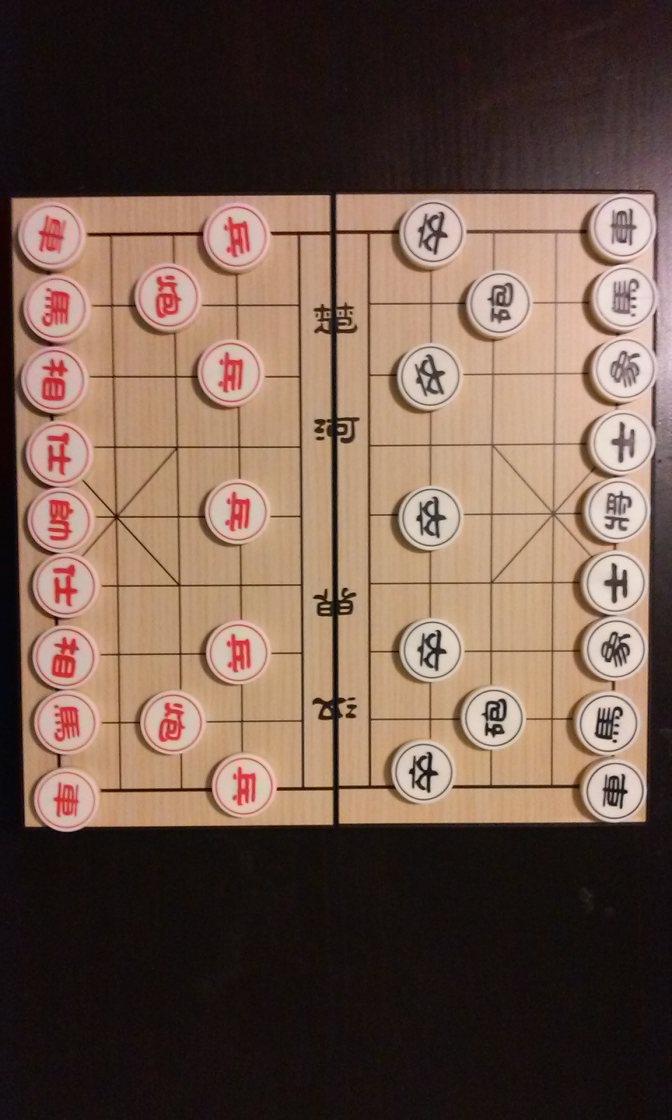
%> input picture DigitalImageProcessing/ChineseChessStateRecognition/Yu_code/Chinese_Chess_State_Recognition_Code/Database/view_2.jpg, 1344 x 2240 px (shown at 1/2 size); its folder holds only this picture in this run
$ octave detect_game.m   (GNU Octave 9; MATLAB toolbox functions it lacks are replaced by stand-ins)
%> lines starting %> are read from the running program, lines starting %| are printed output that depends on the picture; in (x1, y1, x2, y2) boxes, pixels count from 0 and x2, y2 are one past the last pixel; in counts of white or black regions, pixels touching at a corner belong together; the program's own positions count from 1
### DigitalImageProcessing/ChineseChessStateRecognition/Yu_code/Chinese_Chess_State_Recognition_Code/chess_state_detection.m
function piece_infos = chess_state_detection(im_board_orig_color)
    if nargin == 0
        run('/Applications/MATLAB_R2015a.app/toolbox/vlfeat-0.9.20/toolbox/vl_setup.m');
        im_board_orig_color = imresize(im2double(imread('Database/view_1.jpg')),1);
    end
    im_board_golden_color = im2double(imread('board_empty_golden.jpg'));
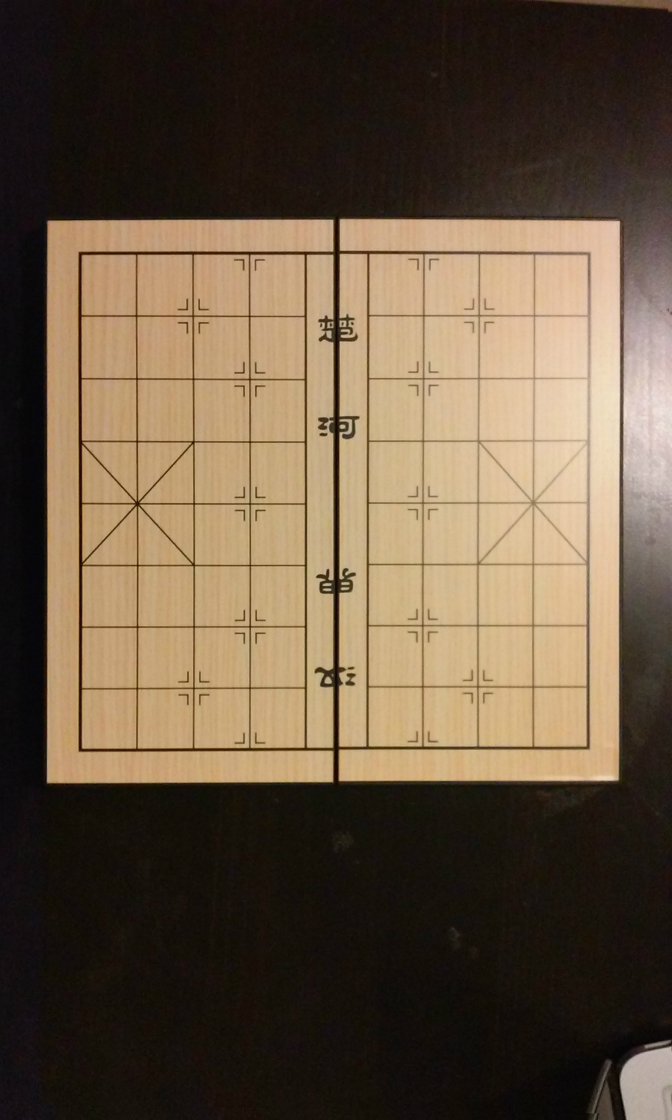
%> input picture DigitalImageProcessing/ChineseChessStateRecognition/Yu_code/Chinese_Chess_State_Recognition_Code/board_empty_golden.jpg, 1344 x 2240 px (shown at 1/2 size)
    im_board_golden = rgb2gray(im_board_golden_color);
    figure;
    imshow(im_board_orig_color);
    im_board_top_down = transform_board(im_board_orig_color, im_board_golden);
    figure;
    imshow(0.5*(im_board_top_down+im_board_golden_color));
    piece_infos = char_recognition(im_board_top_down);
    piece_infos = color_recognition(piece_infos);
%     piece_infos = [];
end

### DigitalImageProcessing/ChineseChessStateRecognition/Yu_code/Chinese_Chess_State_Recognition_Code/transform_board.m
function im_result = transform_board(im_color, im_board_golden)
    [height, width, ~] = size(im_color);
%> height = 2240; width = 1344
    im_board_orig_color = padarray(im_color, [max(height,width)-height,max(height,width)-width, 0]);
    im_board_orig = rgb2gray(im_board_orig_color);
    board_mask = generate_board_mask(im_board_orig);
    [T, corners, corners_golden] = find_homography_transformation(board_mask);
    im_result = align_and_crop(im_board_orig_color, im_board_golden, T, corners, corners_golden);
end

function board_mask = generate_board_mask(im_board)
    [height, width] = size(im_board);
%> height = 2240; width = 3136
    thresh = graythresh(im_board);
%> thresh = 0.333
    im_board_only_bw = im2bw(im_board, thresh);
%> im_board_only_bw: size 2240x3136 logical; 21.6% white; 174 white regions (145 under 20 px), largest, box (x1, y1, x2, y2) and area: (1568, 295, 2240, 1648) 699827, (919, 390, 1563, 1664) 669979, (1568, 467, 1634, 1572) 64445
    figure;
    subplot(2,5,1);
    imshow(im_board);
    subplot(2,5,2);
    imshow(im_board_only_bw);
    im_board_only_bw = imfill(im_board_only_bw, 'holes');
%> im_board_only_bw: size 2240x3136 logical; 22.3% white; 123 white regions (106 under 20 px), largest, box (x1, y1, x2, y2) and area: (1568, 295, 2240, 1648) 734773, (919, 390, 1563, 1664) 687113, (1568, 467, 1634, 1572) 64854
    subplot(2,5,3);
    imshow(im_board_only_bw);
    se = strel('disk', fix(height/500), 4);
%> se = {Dimensionality 2}
    im_board_only_bw = imerode(im_board_only_bw, se);
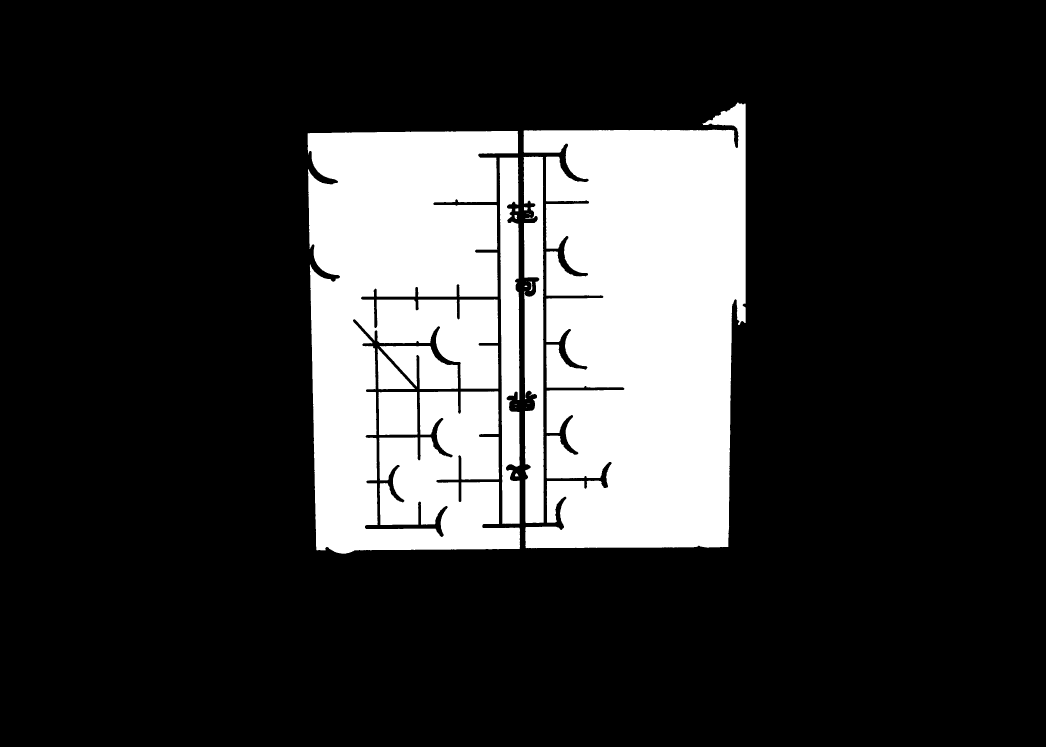
%> im_board_only_bw: size 2240x3136 logical (shown at 1/3 size); 21.1% white; 20 white regions (7 under 20 px)
    subplot(2,5,4);
    imshow(im_board_only_bw);
    STATS=regionprops(im_board_only_bw,'Area','Centroid','BoundingBox');
%> STATS = 20 regions; largest, box (x1, y1, x2, y2), Area and Centroid: (1571, 307, 2237, 1645) 709227 [1930 997.8], (923, 393, 1560, 1661) 623298 [1216.5 1003.1], (1571, 470, 1631, 1569) 55709 [1603.7 1025.8], (1499, 473, 1559, 1572) 54083 [1529.6 1012.7], (1139, 1038, 1374, 1167) 18098 [1272.3 1101.6]
    area=cat(1,STATS.Area);
%> area = 20 values, max 709227 at index 11, min 1 at index 15, mean 74120.1
    im_board_only_bw = bwareaopen(im_board_only_bw,fix(max(area(:))*0.5));
%> im_board_only_bw: size 2240x3136 logical; 19% white; 2 white regions, box (x1, y1, x2, y2) and area: (1571, 307, 2237, 1645) 709227, (923, 393, 1560, 1661) 623298
    subplot(2,5,5);
    imshow(im_board_only_bw);
    se = strel('disk', fix(height/500), 4);
    im_board_only_bw = imdilate(im_board_only_bw, se);
%> im_board_only_bw: size 2240x3136 logical; 19.8% white; 2 white regions, box (x1, y1, x2, y2) and area: (1568, 304, 2240, 1648) 733741, (920, 390, 1563, 1664) 657658
    subplot(2,5,6);
    imshow(im_board_only_bw);
    se = strel('disk', fix(height/50), 4);
    im_board_only_bw = imdilate(im_board_only_bw, se);
%> im_board_only_bw: size 2240x3136 logical; 25.4% white; 1 white region, box (x1, y1, x2, y2) and area: (877, 261, 2283, 1707) 1786186
    subplot(2,5,7);
    imshow(im_board_only_bw);
    im_board_only_bw = imfill(im_board_only_bw, 'holes');
%> im_board_only_bw: size 2240x3136 logical; 26.4% white; 1 white region, box (x1, y1, x2, y2) and area: (877, 261, 2283, 1707) 1853911
    subplot(2,5,8);
    imshow(im_board_only_bw);
    se = strel('disk', fix(height/50), 4);
    im_board_only_bw = imerode(im_board_only_bw, se);
%> im_board_only_bw: size 2240x3136 logical; 23.1% white; 1 white region
    subplot(2,5,9);
    imshow(im_board_only_bw);
    STATS=regionprops(im_board_only_bw,'Area','Centroid','BoundingBox');
%> STATS = 1 region; box (x1, y1, x2, y2), Area and Centroid: (920, 304, 2240, 1664) 1623779 [1577.1 1009.1]
    area=cat(1,STATS.Area);
%> area = 1623779
    im_board_only_bw = bwareaopen(im_board_only_bw,fix(max(area(:))*0.2));
    subplot(2,5,10);
    imshow(im_board_only_bw.*im_board);
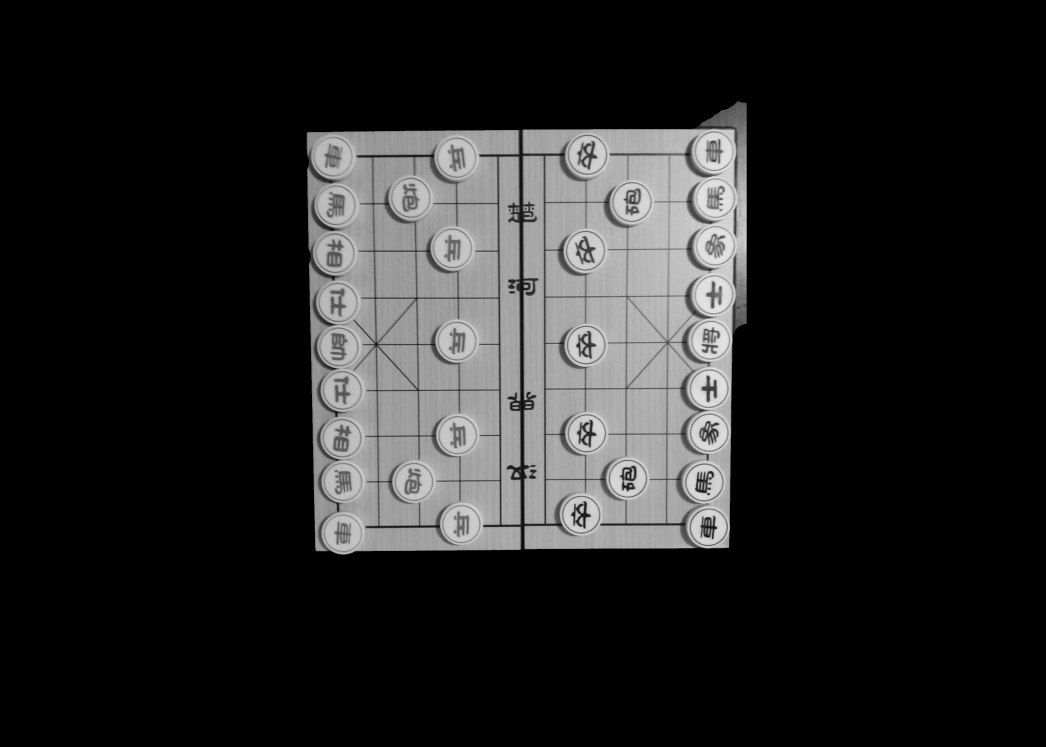
%> displayed picture: size 2240x3136, on the screen's scale of 0 to 255 (shown at 1/3 size); min 0, max 238, mean 36.6
    board_mask = im_board_only_bw;
end

function [T, corners, corners_golden] = find_homography_transformation(board_mask)
    corners = find_corners(board_mask);
    corners_golden = load('golden_corners.mat');
    corners_golden = corners_golden.corners;
    v=homography_solve(corners',corners_golden');
    T=projective2d(v');

end

% [25 lines left out: function align_and_crop, not called in this run]

### DigitalImageProcessing/ChineseChessStateRecognition/Yu_code/Chinese_Chess_State_Recognition_Code/find_corners.m
%%find_corners function from Spring 2012~2013 project Pool Table Edge,
%%Pocket and Ball Position Estimation.
function corners = find_corners(picture_edges)
index = 1;
picture_label=bwlabel(picture_edges,4);
%> picture_label: size 2240x3136 double; values 0 (black) and 1 (white), 23.1% white; 1 white region
STATS=regionprops(picture_label,'Area','Centroid','BoundingBox');
area=cat(1,STATS.Area);
%> area = 1623779
centroid=cat(1,STATS.Centroid);
%> centroid = [1577.1 1009.1]
boundingbox=cat(1,STATS.BoundingBox);
%> boundingbox = [920.5 304.5 1320 1360]
cent=centroid(1,:);
%> cent = [1577.1 1009.1]
bound=boundingbox(1,:);
%> bound = [920.5 304.5 1320 1360]
vertex(1,1)=cent(1)-bound(3)/2;
vertex(1,2)=cent(2)-bound(4)/2;
vertex(2,1)=cent(1)+bound(3)/2;
vertex(2,2)=cent(2)-bound(4)/2;
vertex(3,1)=cent(1)-bound(3)/2;
vertex(3,2)=cent(2)+bound(4)/2;
vertex(4,1)=cent(1)+bound(3)/2;
vertex(4,2)=cent(2)+bound(4)/2;
start=round((vertex(3,2)-vertex(1,2))./4+vertex(1,2));
%> start = 669
stop=round((vertex(3,2)-vertex(1,2)).*3/4+vertex(1,2));
%> stop = 1349
picture_zero=picture_edges*0;
%> picture_zero: size 2240x3136 double; every value is 0
for y=start:stop
    x=1;
    % looks for binarized white edges of table
    while (picture_edges(y,x)==0)
        x=x+1;
    end
    % saves edges in arrays
    picture_zero(y,x)=1;
end
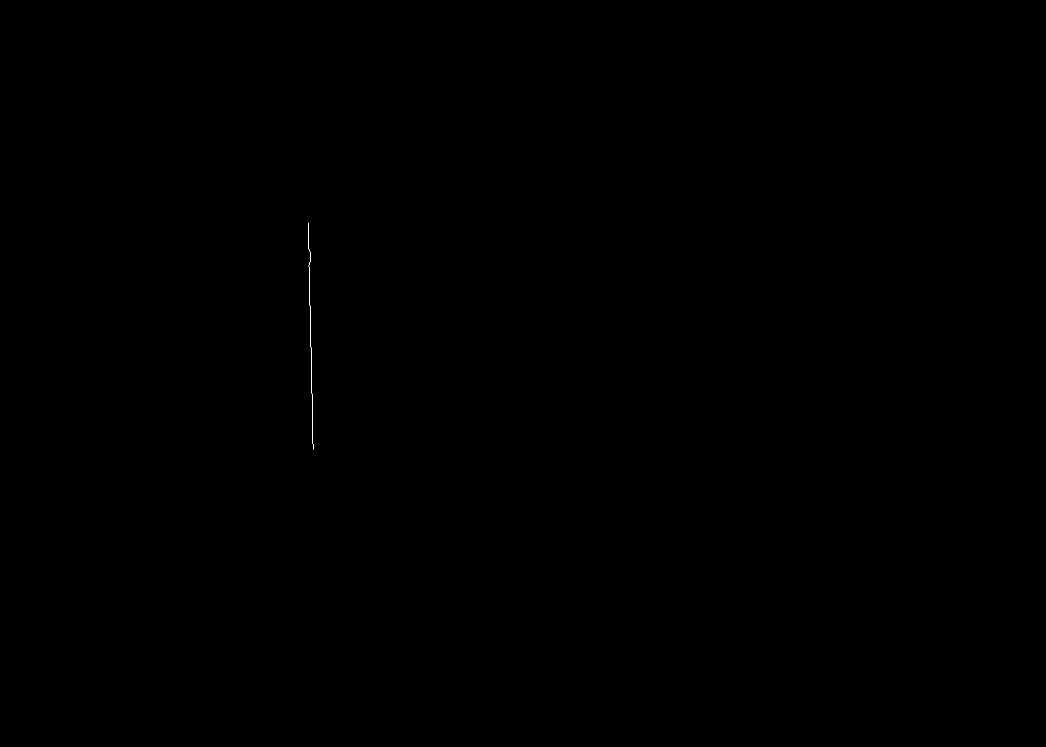
%> picture_zero: size 2240x3136 double (shown at 1/3 size); values 0 (black) and 1 (white), 0.01% white in thin lines or dots, all inside (x1, y1, x2, y2) = (924, 668, 940, 1349)
% Hough transform
[H,theta,rho]=hough(picture_zero,'Theta',-90:0.1:89.999);
%> theta = 1800 values from -90 to 89.9; rho = 7707 values from -3853 to 3853
peaks=houghpeaks(H,1);
%> peaks = [4761 887]
t=theta(peaks(1,2))*pi/180;
%> t = -0.0244
r=rho(peaks(1,1));
%> r = 907
if tan(t)==0
    slope=99999;
else
    slope=-1./tan(t);
%> slope = 40.92
end
if sin(t)==0
    intercept=-r(index)*slope;
else
    intercept=r./sin(t);
%> intercept = -37123.2
end

slope_left=slope;
%> slope_left = 40.92
intercept_left=intercept;
%> intercept_left = -37123.2


start=round((vertex(4,2)-vertex(2,2))./4+vertex(2,2));
stop=round((vertex(4,2)-vertex(2,2)).*3/4+vertex(2,2));
picture_zero=picture_edges*0;
for y=start:stop
    x=size(picture_edges,2);
    % looks for binarized white edges of table
    while (picture_edges(y,x)==0)
        x=x-1;
    end
    % saves edges in arrays
    picture_zero(y,x)=1;
end
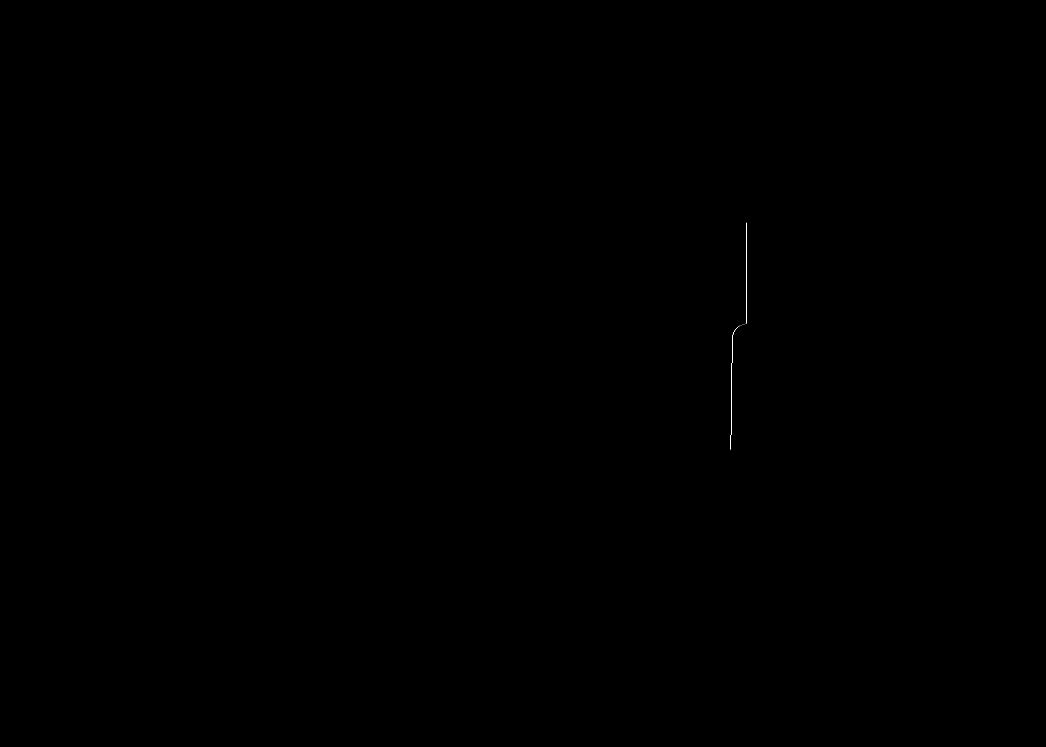
%> picture_zero: size 2240x3136 double (shown at 1/3 size); values 0 (black) and 1 (white), 0.01% white in thin lines or dots, all inside (x1, y1, x2, y2) = (2192, 668, 2240, 1349)
% Hough transform
[H,theta,rho]=hough(picture_zero,'Theta',-90:0.1:89.999);
peaks=houghpeaks(H,1);
t=theta(peaks(1,2))*pi/180;
r=rho(peaks(1,1));
if tan(t)==0
    slope=99999;
else
    slope=-1./tan(t);
end
if sin(t)==0
    intercept=-r(index)*slope;
else
    intercept=r./sin(t);
end

slope_right=slope;
intercept_right=intercept;


start=round((vertex(2,1)-vertex(1,1))./4+vertex(1,1));
stop=round((vertex(2,1)-vertex(1,1)).*3/4+vertex(1,1));
picture_zero=picture_edges*0;
for x=start:stop
    y=1;
    % looks for binarized white edges of table
    while (picture_edges(y,x)==0)
        y=y+1;
    end
    % saves edges in arrays
    picture_zero(y,x)=1;
end
% Hough transform
[H,theta,rho]=hough(picture_zero,'Theta',-90:0.1:89.999);
peaks=houghpeaks(H,1);
t=theta(peaks(1,2))*pi/180;
r=rho(peaks(1,1));
if tan(t)==0
    slope=99999;
else
    slope=-1./tan(t);
end
if sin(t)==0
    intercept=-r(index)*slope;
else
    intercept=r./sin(t);
end

slope_top=slope;
intercept_top=intercept;


start=round((vertex(4,1)-vertex(3,1))./4+vertex(3,1));
stop=round((vertex(4,1)-vertex(3,1)).*3/4+vertex(3,1));
picture_zero=picture_edges*0;
for x=start:stop
    y=size(picture_edges,1);
    % looks for binarized white edges of table
    while (picture_edges(y,x)==0)
        y=y-1;
    end
    % saves edges in arrays
    picture_zero(y,x)=1;
end
% Hough transform
[H,theta,rho]=hough(picture_zero,'Theta',-90:0.1:89.999);
peaks=houghpeaks(H,1);
t=theta(peaks(1,2))*pi/180;
r=rho(peaks(1,1));
if tan(t)==0
    slope=99999;
else
    slope=-1./tan(t);
end
if sin(t)==0
    intercept=-r(index)*slope;
else
    intercept=r./sin(t);
end


slope_bottom=slope;
intercept_bottom=intercept;


corner_upper_left(1)=(intercept_left-intercept_top)./(slope_top-slope_left);
corner_upper_left(2)=slope_top.*corner_upper_left(1)+intercept_top;

corner_upper_right(1)=(intercept_right-intercept_top)./(slope_top-slope_right);
corner_upper_right(2)=slope_top.*corner_upper_right(1)+intercept_top;

corner_lower_left(1)=(intercept_left-intercept_bottom)./(slope_bottom-slope_left);
corner_lower_left(2)=slope_bottom.*corner_lower_left(1)+intercept_bottom;

corner_lower_right(1)=(intercept_right-intercept_bottom)./(slope_bottom-slope_right);
corner_lower_right(2)=slope_bottom.*corner_lower_right(1)+intercept_bottom;
corners = [corner_upper_left(1),corner_upper_left(2);...
    corner_upper_right(1),corner_upper_right(2);...
    corner_lower_left(1),corner_lower_left(2);
    corner_lower_right(1),corner_lower_right(2)];
end

### DigitalImageProcessing/ChineseChessStateRecognition/Yu_code/Chinese_Chess_State_Recognition_Code/detect_game.m
run('/Applications/MATLAB_R2015a.app/toolbox/vlfeat-0.9.20/toolbox/vl_setup.m');
files = dir('Database/*.jpg');
for n = 1:numel(files)
    file = files(n);
    name = file.name;
    im_board_orig_color = im2double(imread(['Database/' name]));
%> (the run ends here)
